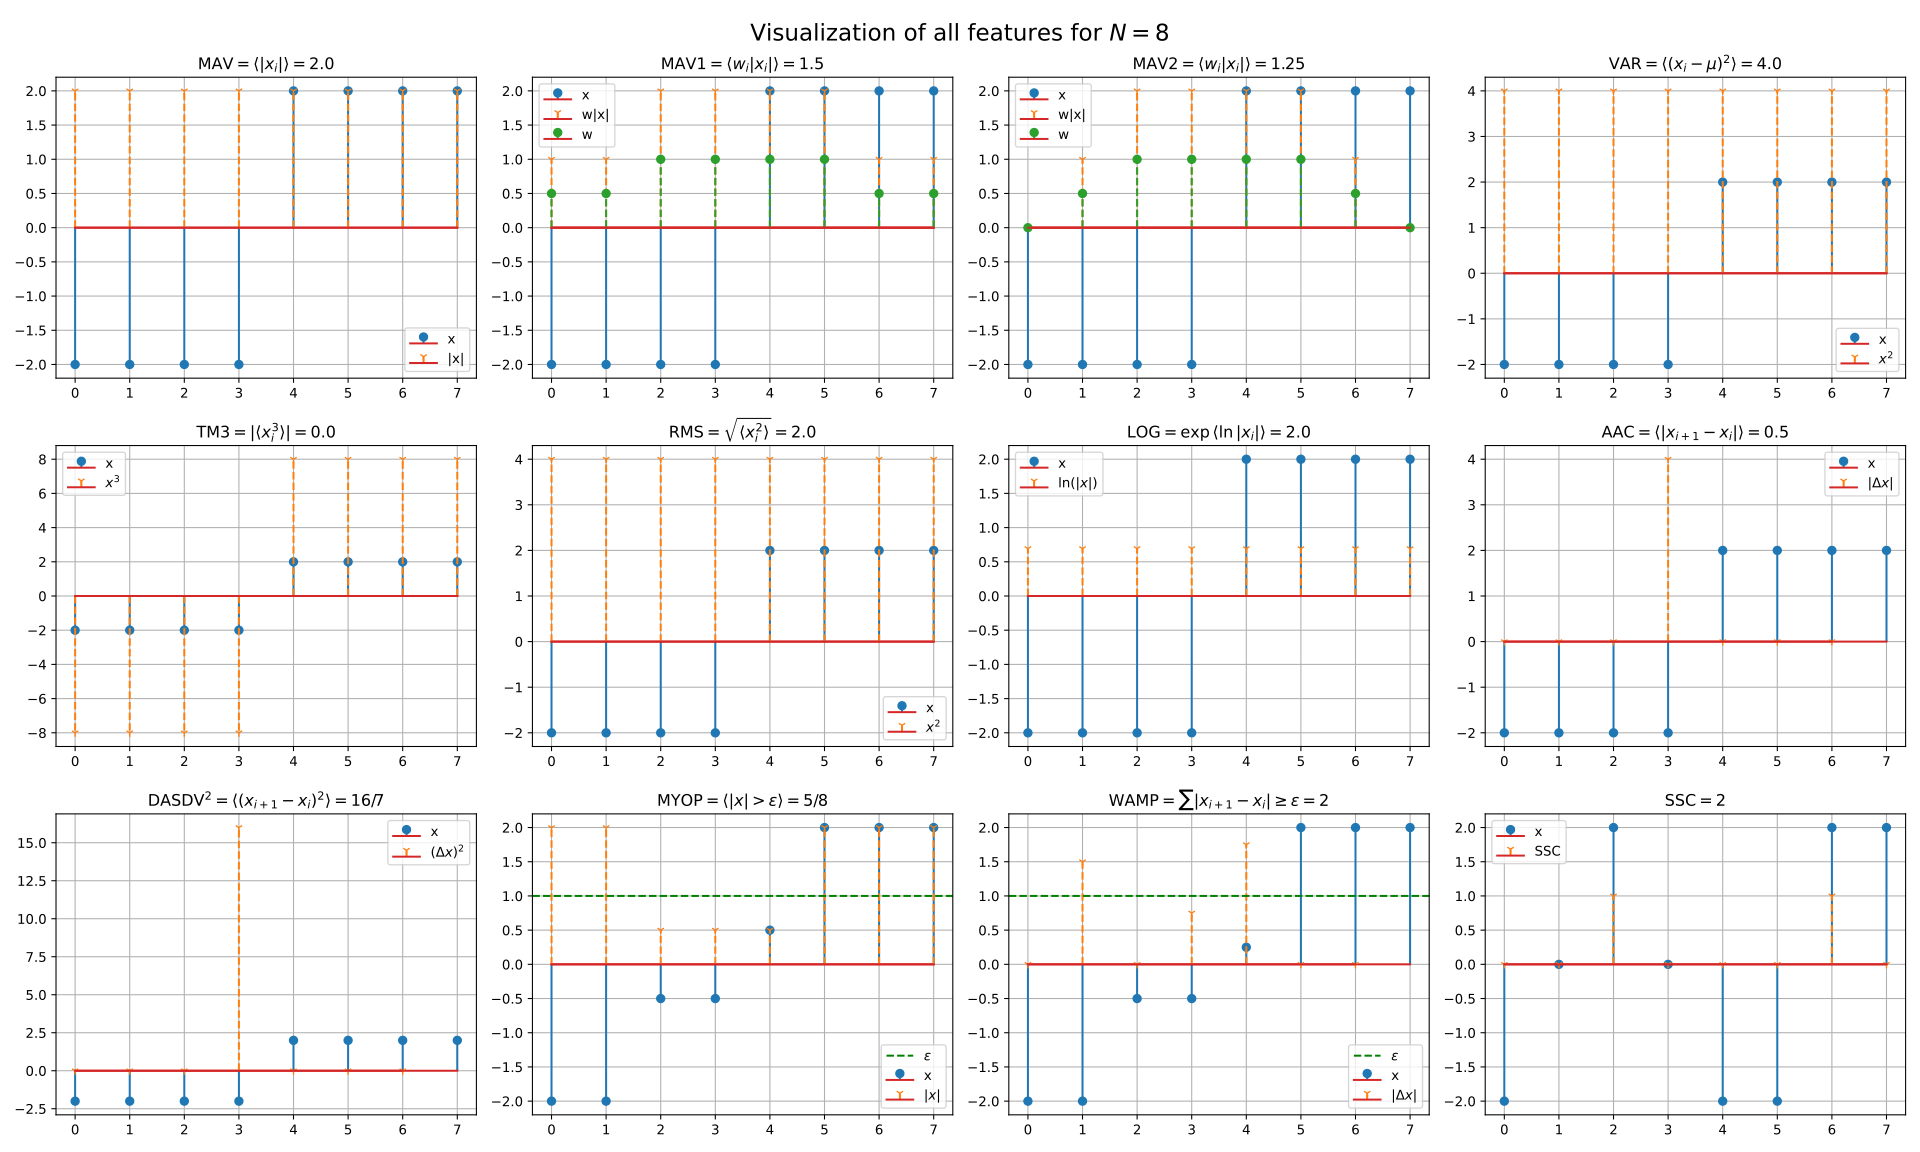

Source code (Python):
import numpy as np
import matplotlib.pyplot as plt

fig, ax = plt.subplots(3,4, figsize=(20,12))

# IEMG
Y = [-2, -2, -2, -2, 2, 2, 2, 2]
X = np.linspace(0,7,8)
ax[0][0].stem(X,Y, label="x", linefmt="C0-")
ax[0][0].stem(X, np.abs(Y), label="|x|", linefmt="C1--", markerfmt="1")
ax[0][0].legend()
ax[0][0].set_title(r"$\text{MAV} = \langle | x_i |\rangle=$" + str(np.sum(np.abs(Y))/X.size))
ax[0][0].grid()

# MAV1
Y = [-2, -2, -2, -2, 2, 2, 2, 2]
W = [0.5, 0.5, 1, 1, 1, 1, 0.5, 0.5]
X = np.linspace(0,7,8)
ax[0][1].stem(X,Y, label="x", linefmt="C0-")
ax[0][1].stem(X, np.abs(Y) * W, label="w|x|", linefmt="C1--", markerfmt="1")
ax[0][1].stem(X,W, label="w", linefmt="C2--", markerfmt="o")
ax[0][1].legend()
ax[0][1].set_title(r"$\text{MAV1} = \langle w_i| x_i |\rangle=$" + str(np.sum(W*np.abs(Y))/X.size))
ax[0][1].grid()

# MAV2
Y = [-2, -2, -2, -2, 2, 2, 2, 2]
W = [0, 0.5, 1, 1, 1, 1, 0.5, 0]
X = np.linspace(0,7,8)
ax[0][2].stem(X,Y, label="x", linefmt="C0-")
ax[0][2].stem(X, np.abs(Y) * W, label="w|x|", linefmt="C1--", markerfmt="1")
ax[0][2].stem(X,W, label="w", linefmt="C2--", markerfmt="o")
ax[0][2].legend()
ax[0][2].set_title(r"$\text{MAV2} = \langle w_i| x_i | \rangle=$" + str(np.sum(W*np.abs(Y))/X.size))
ax[0][2].grid()

# Variance
Y = [-2, -2, -2, -2, 2, 2, 2, 2]
X = np.linspace(0,7,8)
ax[0][3].stem(X,Y, label="x", linefmt="C0-")
ax[0][3].stem(X, np.square(Y), label=r"$x^2$", linefmt="C1--", markerfmt="1")
ax[0][3].legend()
ax[0][3].set_title(r"$\text{VAR} = \langle (x_i-\mu)^2 \rangle=$" + str(np.var(Y)))
ax[0][3].grid()

# TM3
Y = np.array([-2, -2, -2, -2, 2, 2, 2, 2])
X = np.linspace(0,7,8)
ax[1][0].stem(X,Y, label="x", linefmt="C0-")
ax[1][0].stem(X, Y**3, label=r"$x^3$", linefmt="C1--", markerfmt="1")
ax[1][0].legend()
ax[1][0].set_title(r"$\text{TM3} = | \langle x_i^3 \rangle |=$" + str(np.abs(np.sum(Y**3)/Y.size)))
ax[1][0].grid()

# RMS
Y = np.array([-2, -2, -2, -2, 2, 2, 2, 2])
X = np.linspace(0,7,8)
ax[1][1].stem(X,Y, label="x", linefmt="C0-")
ax[1][1].stem(X, Y**2, label=r"$x^2$", linefmt="C1--", markerfmt="1")
ax[1][1].legend()
ax[1][1].set_title(r"$\text{RMS} =\sqrt{\langle x_i^2 \rangle}=$" + str(np.sqrt(np.mean(np.square(Y)))))
ax[1][1].grid()

# Log detector
Y = np.array([-2, -2, -2, -2, 2, 2, 2, 2])
X = np.linspace(0,7,8)
ax[1][2].stem(X,Y, label="x", linefmt="C0-")
ax[1][2].stem(X, np.log(np.abs(Y)), label=r"$\ln(|x|)$", linefmt="C1--", markerfmt="1")
ax[1][2].legend()
ax[1][2].set_title(r"$\text{LOG} =\exp{\langle \ln{|x_i|} \rangle}=$" + str(np.exp(  (np.sum(np.log(np.abs(Y))))/Y.size  )))
ax[1][2].grid()

# Waveform length
Y = np.array([-2, -2, -2, -2, 2, 2, 2, 2])
X = np.linspace(0,7,8)
ax[1][3].stem(X,Y, label="x", linefmt="C0-")
ax[1][3].stem(X[:-1], np.abs(np.diff(Y)), label=r"$|\Delta x|$", linefmt="C1--", markerfmt="1")
ax[1][3].legend()
ax[1][3].set_title(r"$\text{AAC} = \langle |x_{i+1}-x_{i}|  \rangle = $" + str(np.sum(np.abs(np.diff(Y)))/Y.size))
ax[1][3].grid()

# DASDV
Y = np.array([-2, -2, -2, -2, 2, 2, 2, 2])
X = np.linspace(0,7,8)
ax[2][0].stem(X,Y, label="x", linefmt="C0-")
ax[2][0].stem(X[:-1], (np.diff(Y))**2, label=r"$(\Delta x)^2$", linefmt="C1--", markerfmt="1")
ax[2][0].legend()
ax[2][0].set_title(r"$\text{DASDV}^2 = {\langle (x_{i+1}-x_{i})^2  \rangle} =16/7$")
ax[2][0].grid()

# MYOP
Y = np.array([-2, -2, -0.5, -0.5, 0.5, 2, 2, 2])
X = np.linspace(0,7,8)
ax[2][1].stem(X,Y, label="x", linefmt="C0-")
ax[2][1].stem(X, np.abs(Y), label=r"$|x|$", linefmt="C1--", markerfmt="1")
ax[2][1].axhline(y=1, color="green", linestyle = "--", label=r"$\epsilon$")
ax[2][1].legend()
ax[2][1].set_title(r"$\text{MYOP} = \langle |x|>\epsilon \rangle =$" + str(np.count_nonzero(np.abs(Y) > 1)) + "/" + str(Y.size))
ax[2][1].grid()

# WAMP
Y = np.array([-2, -2, -0.5, -0.5, 0.25, 2, 2, 2])
X = np.linspace(0,7,8)
ax[2][2].stem(X,Y, label="x", linefmt="C0-")
ax[2][2].stem(X[:-1], np.abs(np.diff(Y)), label=r"$|\Delta x|$", linefmt="C1--", markerfmt="1")
ax[2][2].axhline(y=1, color="green", linestyle = "--", label=r"$\epsilon$")
ax[2][2].legend()
ax[2][2].set_title(r"$\text{WAMP} = \sum |x_{i+1}-x_{i}| \geq \epsilon=$" + str((   np.count_nonzero(np.abs(np.diff(Y))> 1))))
ax[2][2].grid()

# SSC
Y = np.array([-2, 0, 2, 0, -2, -2, 2, 2])
X = np.linspace(0,7,8)
ax[2][3].stem(X,Y, label="x", linefmt="C0-")
ax[2][3].stem(X, [0,0, 1, 0,0,0 , 1, 0] , label=r"SSC", linefmt="C1--", markerfmt="1")
ax[2][3].legend()
ax[2][3].set_title(r"$\text{SSC} =2$")
ax[2][3].grid()


fig.suptitle(r"Visualization of all features for $N=8$", fontsize='xx-large')
plt.tight_layout()

import os
dir_path = os.path.dirname(os.path.realpath(__file__))
filepath = os.path.join(dir_path, "EMG_features_visualization.svg")
plt.savefig(filepath)





# # And the absolute value of the moments
# out_dict["TM3"] = np.abs(np.sum(emg**3)/N)
# out_dict["TM4"] = np.abs(np.sum(emg**4)/N)
# out_dict["TM5"] = np.abs(np.sum(emg**5)/N)

# # RMS is already in the basic_features()

# # v-order is practically the same as RMS in the optimal case (v=2)

# # Log detector
# out_dict["LOG"] = np.exp(  (np.sum(np.log(np.abs(emg))))/N  )

# # Waveform length
# out_dict["WL"] = np.sum(np.abs(dif_emg))

# # Average amplitude change is the same as the waveform length

# # Difference absolute standard deviation value
# out_dict["DASDV"] = np.sqrt(  np.sum(dif_emg**2) / (N-1)  )

# # Myopulse rate
# out_dict["MYOP"] = np.count_nonzero(np.abs(emg) > threshold) / N

# # Willison amplitude
# out_dict["WAMP"] = np.count_nonzero(np.abs(dif_emg)> threshold)

# # SLope sign change
# out_dict["SSC"] = np.count_nonzero((emg[1:-1]-emg[:-2])*(emg[1:-1]-emg[2:]) > threshold)

# # Overall muscle activity level: RMS is a measure of the amplitude of the EMG signal and reflects the overall muscle activity level
# out_dict["RMS"] = feat_gen.rms(emg)